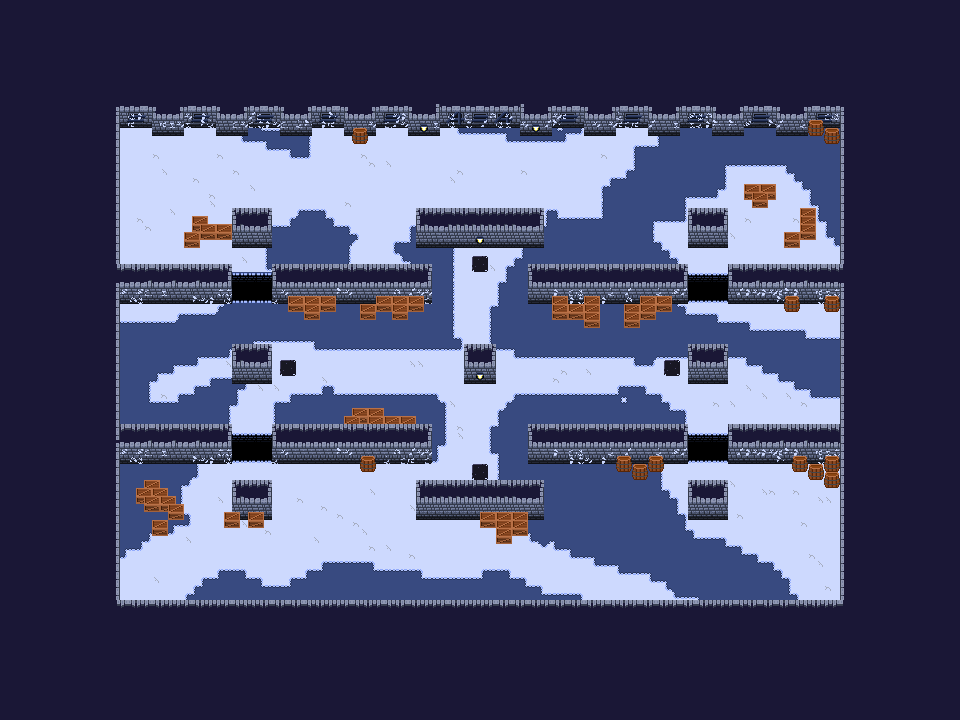

This is a level from a 2D game, rendered from its Tiled map with the project's own tilesets. A one-line summary and the map file follow, with tile-layer data summarised:
An orthogonal 120x90 tile map with 8x8 px tiles, 5 tile layers (Floor, Floor Overlay, Floor Overlay 2, Foreground, ...) and 102 objects (77x collision, 7x light_source, 6x player_spawn, 4x pit, 4x item_spawn, ...).

<map version="1.2" tiledversion="1.2.2" orientation="orthogonal" renderorder="right-down" width="120" height="90" tilewidth="8" tileheight="8" infinite="0" nextlayerid="17" nextobjectid="590">
 <properties>
  <property name="ambient_lighting" type="color" value="#ff000053" />
  <property name="mode_ctf" type="bool" value="true" />
  <property name="name" value="Luskebula" />
  <property name="weather" value="snowstorm" />
 </properties>
 <tileset firstgid="1" source="tileset_winter.tsx" />
 <layer id="12" name="Floor" width="120" height="90">
  <data>[10800 cells, 5400 non-empty, 1 distinct tile ids]</data>
 </layer>
 <layer id="14" name="Floor Overlay" width="120" height="90">
  <data>[10800 cells, 3796 non-empty, 48 distinct tile ids]</data>
 </layer>
 <layer id="13" name="Floor Overlay 2" width="120" height="90">
  <data>[10800 cells, 750 non-empty, 54 distinct tile ids]</data>
 </layer>
 <layer id="15" name="Foreground" width="120" height="90">
  <data>[10800 cells, 5956 non-empty, 1 distinct tile ids]</data>
 </layer>
 <layer id="16" name="Foreground 2" width="120" height="90">
  <data>[10800 cells, 758 non-empty, 15 distinct tile ids]</data>
 </layer>
 <objectgroup id="6" name="Objects" offsetx="-0.25" offsety="-0.25">
  <object id="467" name="collision" x="0" y="0" width="960" height="120" />
  <object id="468" name="collision" x="0" y="608" width="960" height="111.75" />
  <object id="469" name="collision" x="840" y="0.25" width="120" height="720" />
  <object id="470" name="collision" x="0" y="0.25" width="120" height="720" />
  <object id="471" name="collision" x="152" y="120" width="32.25" height="8.25" />
  <object id="472" name="collision" x="216" y="120" width="32.25" height="8.25" />
  <object id="473" name="collision" x="280" y="120" width="32.25" height="8.25" />
  <object id="474" name="collision" x="344" y="120" width="32.25" height="8.25" />
  <object id="475" name="collision" x="408" y="120" width="32.25" height="8.25" />
  <object id="476" name="collision" x="520" y="120" width="32.25" height="8.25" />
  <object id="477" name="collision" x="584" y="120" width="32.25" height="8.25" />
  <object id="478" name="collision" x="648" y="120" width="32.25" height="8.25" />
  <object id="479" name="collision" x="712" y="120" width="32.25" height="8.25" />
  <object id="480" name="collision" x="776" y="120" width="32.25" height="8.25" />
  <object id="481" name="collision" x="232" y="216.25" width="40.25" height="24" />
  <object id="482" name="collision" x="688" y="216" width="40.25" height="24.25" />
  <object id="483" name="collision" x="688" y="352" width="40.25" height="24.25" />
  <object id="484" name="collision" x="688" y="488" width="40.25" height="24.25" />
  <object id="485" name="collision" x="232" y="488" width="40.25" height="24.25" />
  <object id="486" name="collision" x="232" y="352" width="40.25" height="24.25" />
  <object id="487" name="collision" x="416" y="488" width="128.25" height="24.25" />
  <object id="488" name="collision" x="464" y="352" width="32.25" height="24.25" />
  <object id="489" name="collision" x="416" y="216" width="128.25" height="24.25" />
  <object id="490" name="collision" x="120.25" y="272" width="112" height="24.25" />
  <object id="491" name="collision" x="272" y="272" width="160.25" height="24.25" />
  <object id="492" name="collision" x="528" y="272" width="160.25" height="24.25" />
  <object id="493" name="collision" x="728" y="272" width="112.25" height="24.25" />
  <object id="494" name="collision" x="728" y="432" width="112.25" height="24.25" />
  <object id="495" name="collision" x="528" y="432" width="160.25" height="24.25" />
  <object id="496" name="collision" x="272" y="432" width="160.25" height="24.25" />
  <object id="497" name="collision" x="120" y="432" width="112" height="24.25" />
  <object id="498" name="collision" x="184" y="232" width="16" height="8" />
  <object id="499" name="collision" x="200" y="224" width="16" height="8" />
  <object id="500" name="collision" x="216" y="224" width="16" height="8" />
  <object id="501" name="collision" x="192" y="216" width="16" height="8" />
  <object id="502" name="collision" x="288" y="296" width="48.25" height="7.75" />
  <object id="505" name="collision" x="304" y="296.25" width="16.25" height="15.5" />
  <object id="506" name="collision" x="360" y="296.25" width="16.25" height="15.75" />
  <object id="507" name="collision" x="360.25" y="296" width="64" height="8" />
  <object id="510" name="collision" x="392" y="296.25" width="16.25" height="15.75" />
  <object id="511" name="collision" x="352" y="128" width="16.25" height="7.75" />
  </objectgroup>
</map>
<!-- 61 of 102 objects omitted -->
